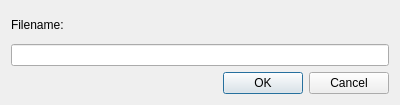
<?xml version="1.0" encoding="UTF-8"?>
<ui version="4.0">
 <class>FileCopyDialog</class>
 <widget class="QDialog" name="FileCopyDialog">
  <property name="geometry">
   <rect>
    <x>0</x>
    <y>0</y>
    <width>400</width>
    <height>105</height>
   </rect>
  </property>
  <property name="windowTitle">
   <string>Dialog</string>
  </property>
  <layout class="QGridLayout" name="gridLayout">
   <item row="0" column="0">
    <layout class="QVBoxLayout" name="verticalLayout">
     <item>
      <widget class="QLabel" name="label">
       <property name="text">
        <string>Filename:</string>
       </property>
      </widget>
     </item>
     <item>
      <widget class="QLineEdit" name="lineEdit"/>
     </item>
    </layout>
   </item>
   <item row="1" column="0">
    <widget class="QDialogButtonBox" name="buttonBox">
     <property name="orientation">
      <enum>Qt::Horizontal</enum>
     </property>
     <property name="standardButtons">
      <set>QDialogButtonBox::Cancel|QDialogButtonBox::Ok</set>
     </property>
    </widget>
   </item>
  </layout>
 </widget>
 <resources/>
 <connections>
  <connection>
   <sender>buttonBox</sender>
   <signal>accepted()</signal>
   <receiver>FileCopyDialog</receiver>
   <slot>accept()</slot>
   <hints>
    <hint type="sourcelabel">
     <x>248</x>
     <y>254</y>
    </hint>
    <hint type="destinationlabel">
     <x>157</x>
     <y>274</y>
    </hint>
   </hints>
  </connection>
  <connection>
   <sender>buttonBox</sender>
   <signal>rejected()</signal>
   <receiver>FileCopyDialog</receiver>
   <slot>reject()</slot>
   <hints>
    <hint type="sourcelabel">
     <x>316</x>
     <y>260</y>
    </hint>
    <hint type="destinationlabel">
     <x>286</x>
     <y>274</y>
    </hint>
   </hints>
  </connection>
 </connections>
</ui>
